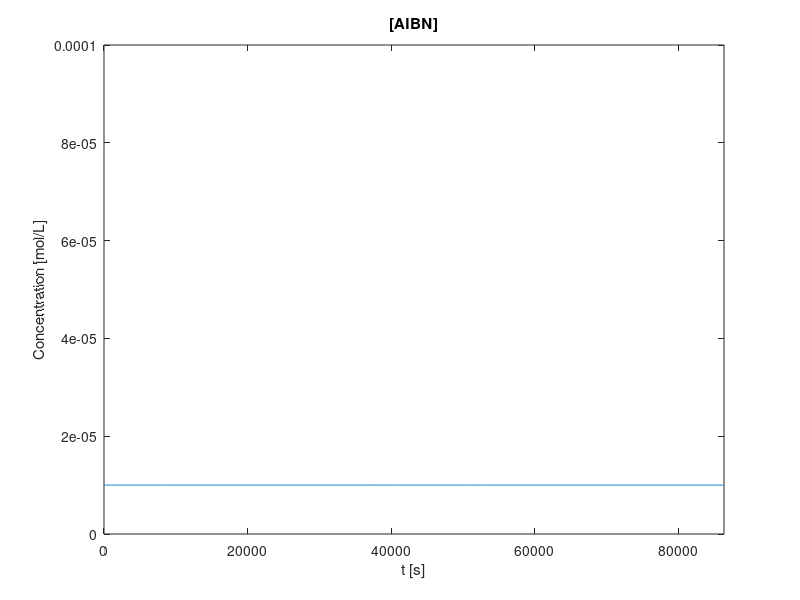
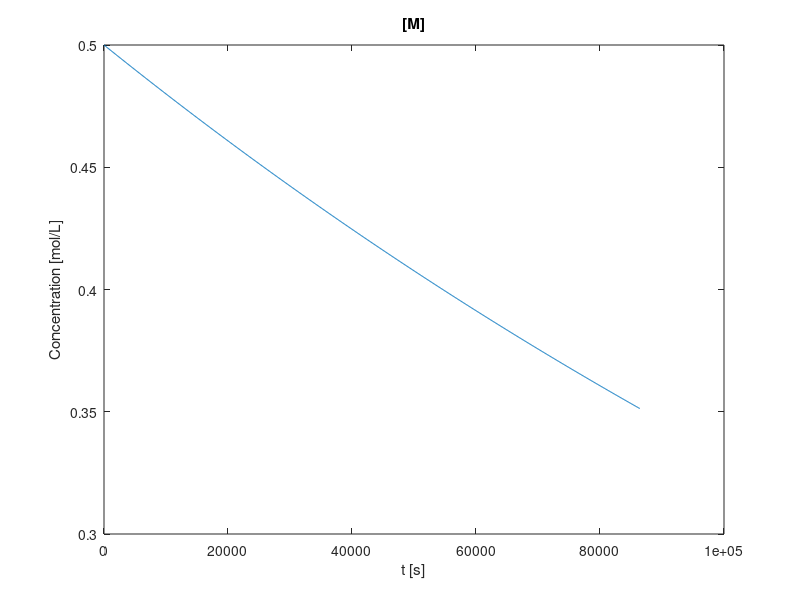
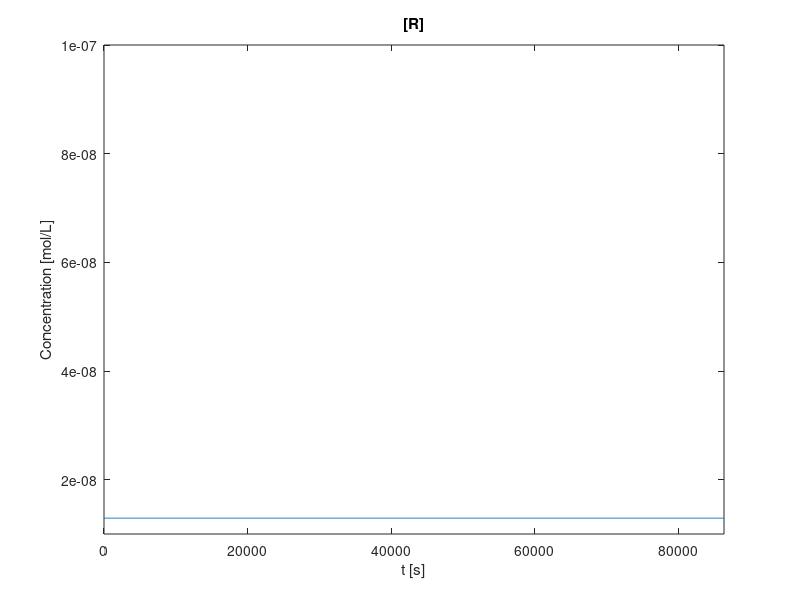
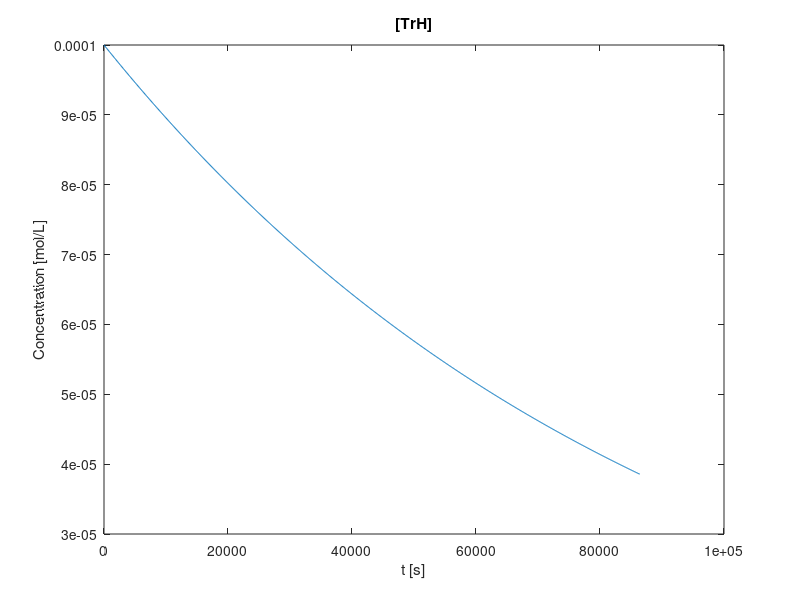

These figures' MATLAB source, in order:
function [P] = Part2()

r_i = 8.36*10^-9;
AIBN=10^-5; 
M0=0.5; 
TrH0=10^-4;
f=0.7;
C_s=2.7;

k_0=r_i/(2*f*AIBN);
k_t=10^7.7;
k_p=10^2.5;
k_s=C_s*k_p;

R=sqrt(r_i/k_t);

t=linspace(0,24*60*60,1000); %On analyse sur 24h

M=ones(1,1000);
TrH=ones(1,1000);
alpha=ones(1,1000);

for i=1:1000
    M(i)=M0*exp(-R*k_p*t(i)); 
    TrH(i)=TrH0*exp(-R*k_s*t(i));
    alpha(i)=k_p*M(i)/(k_p*M(i)+k_t*R);
end

%Les differents graphes obtenus
figure;
plot(t,ones(1,1000)*AIBN);
title('[AIBN]');
xlabel('t [s]');
ylabel('Concentration [mol/L]');
axis([0 24*60*60 0 10^-4]);

figure;
plot(t,M);
title('[M]');
xlabel('t [s]');
ylabel('Concentration [mol/L]');

figure;
plot(t,ones(1,1000)*R);
title('[R]');
xlabel('t [s]');
ylabel('Concentration [mol/L]');
axis([0 24*60*60 10^-8 10^-7]);

figure;
plot(t,TrH);
title('[TrH]');
xlabel('t [s]');
ylabel('Concentration [mol/L]');

figure;
plot(t,2./(1-alpha),t,(2+alpha)./(1-alpha));
title('DP');
legend('DPn','DPw');
xlabel('t [s]');

end